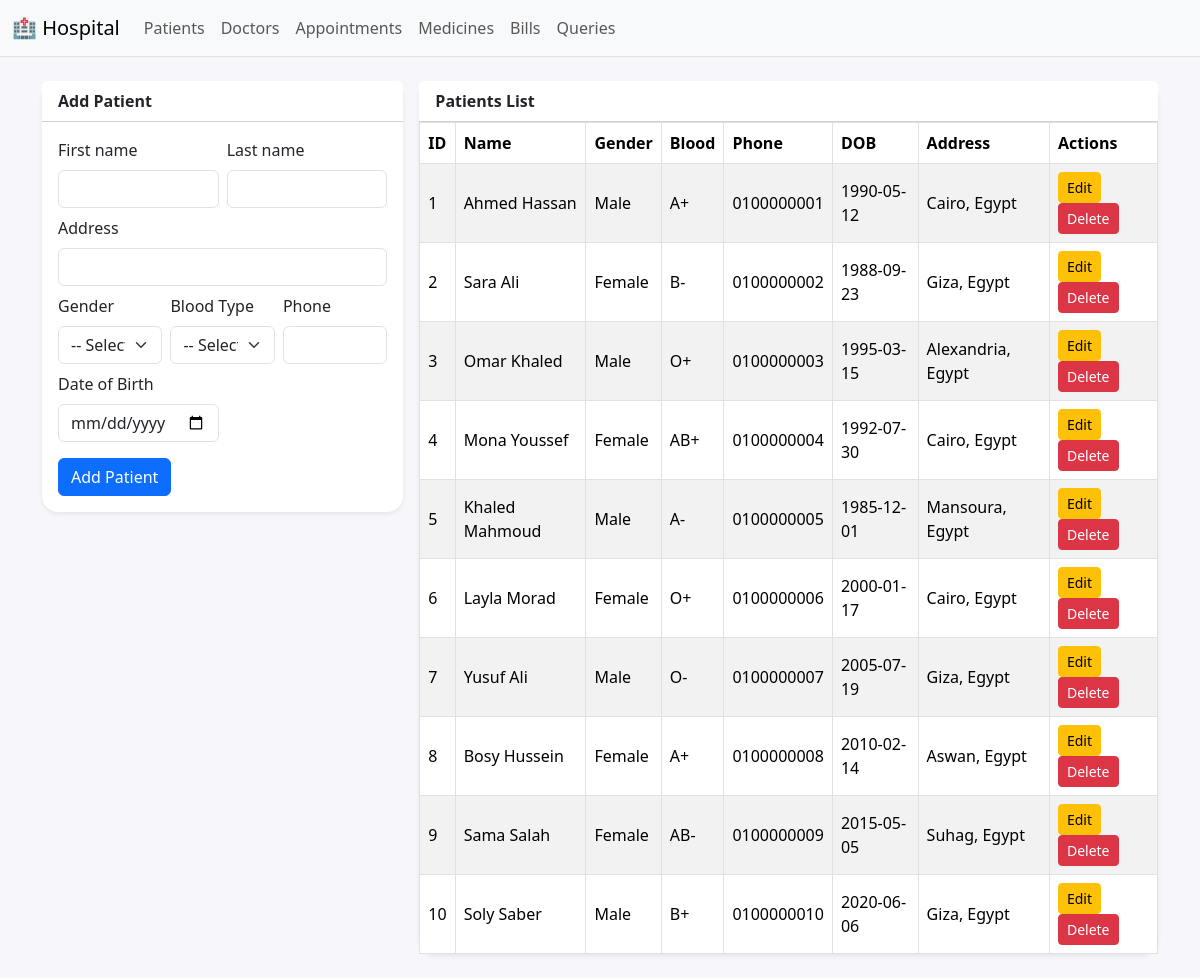
/patients.php, run on the app's committed database.
### tables this page shows
CREATE TABLE Patient (
    patient_id INT PRIMARY KEY AUTO_INCREMENT,
    first_name VARCHAR(20) NOT NULL,
    last_name VARCHAR(20) NOT NULL,
    address VARCHAR(50),
    gender ENUM('Male', 'Female') NOT NULL,
    type_of_blood ENUM('A+', 'A-', 'B+', 'B-', 'O+', 'O-', 'AB+', 'AB-'),
    phone VARCHAR(15) UNIQUE,
    DOB DATE 
);

### helpers.php (called while the page is built, shortened)
<?php
function h($str) { return htmlspecialchars($str ?? '', ENT_QUOTES, 'UTF-8'); }
?>

### patients.php (the view, shortened to what this page needs)
<?php include 'header.php'; ?>
<?php
$editing = null;
$patients = $mysqli->query("SELECT * FROM Patient ORDER BY patient_id ASC");
?>
<div class="row g-3">
  <div class="col-lg-4 col-md-5 col-12">
    <div class="card shadow-sm">
      <div class="card-header bg-white"><strong><?php echo $editing?'Edit Patient':'Add Patient'; ?></strong></div>
      <div class="card-body">
        <form method="post">
          <div class="row g-2">
            <div class="col-md-6">
              <label class="form-label">First name</label>
              <input required name="first_name" class="form-control" value="<?php echo h($editing['first_name'] ?? ''); ?>">
            </div>
            <div class="col-md-6">
              <label class="form-label">Last name</label>
              <input required name="last_name" class="form-control" value="<?php echo h($editing['last_name'] ?? ''); ?>">
            </div>
            <div class="col-12">
              <label class="form-label">Address</label>
              <input name="address" class="form-control" value="<?php echo h($editing['address'] ?? ''); ?>">
            </div>
            <div class="col-md-4">
              <label class="form-label">Gender</label>
              <select name="gender" class="form-select">
                <option value="">-- Select --</option>
              </select>
            </div>
            <div class="col-md-4">
              <label class="form-label">Blood Type</label>
              <select name="type_of_blood" class="form-select">
                <option value="">-- Select --</option>
              </select>
            </div>
            <div class="col-md-4">
              <label class="form-label">Phone</label>
              <input name="phone" class="form-control" value="<?php echo h($editing['phone'] ?? ''); ?>">
            </div>
            <div class="col-md-6">
              <label class="form-label">Date of Birth</label>
              <input type="date" name="DOB" class="form-control" value="<?php echo h($editing['DOB'] ?? ''); ?>">
            </div>
            <div class="col-12 mt-3">
              <button class="btn btn-primary" type="submit">
                <?php echo $editing?'Update':'Add'; ?> Patient
              </button>
            </div>
          </div>
        </form>
      </div>
    </div>
  </div>
  <div class="col-lg-8 col-md-7 col-12">
    <div class="card shadow-sm">
      <div class="card-header bg-white"><strong>Patients List</strong></div>
      <div class="card-body p-0">
        <table class="table table-bordered table-striped align-middle mb-0">
          <thead>
            <tr>
              <th>ID</th>
              <th>Name</th>
              <th>Gender</th>
              <th>Blood</th>
              <th>Phone</th>
              <th>DOB</th>
              <th>Address</th>
              <th>Actions</th>
            </tr>
          </thead>
          <tbody>
          <?php while($row = $patients->fetch_assoc()): ?>
            <tr>
              <td><?php echo (int)$row['patient_id']; ?></td>
              <td><?php echo h($row['first_name'].' '.$row['last_name']); ?></td>
              <td><?php echo h($row['gender']); ?></td>
              <td><?php echo h($row['type_of_blood']); ?></td>
              <td><?php echo h($row['phone']); ?></td>
              <td><?php echo h($row['DOB']); ?></td>
              <td><?php echo h($row['address']); ?></td>
              <td>
                <a href="?edit=<?php echo $row['patient_id']; ?>" class="btn btn-sm btn-warning">Edit</a>
                <form method="post" style="display:inline-block" onsubmit="return confirm('Delete this patient?')">
                  <button type="submit" class="btn btn-sm btn-danger">Delete</button>
                </form>
              </td>
            </tr>
          <?php endwhile; ?>
          </tbody>
        </table>
      </div>
    </div>
  </div>
</div>
<?php include 'footer.php'; ?>

### header.php (style rules this page uses)
body { background:#f7f7fb }
.card { border:none;border-radius:1rem }
.table thead th { white-space:nowrap }

### data on the page
patient: patient_id "1", first_name+last_name "Ahmed Hassan", gender "Male", type_of_blood "A+", phone "0100000001", DOB "1990-05-12", address "Cairo, Egypt"
patient: patient_id "2", first_name+last_name "Sara Ali", gender "Female", type_of_blood "B-", phone "0100000002", DOB "1988-09-23", address "Giza, Egypt"
patient: patient_id "3", first_name+last_name "Omar Khaled", gender "Male", type_of_blood "O+", phone "0100000003", DOB "1995-03-15", address "Alexandria, Egypt"
patient: patient_id "4", first_name+last_name "Mona Youssef", gender "Female", type_of_blood "AB+", phone "0100000004", DOB "1992-07-30", address "Cairo, Egypt"
patient: patient_id "5", first_name+last_name "Khaled Mahmoud", gender "Male", type_of_blood "A-", phone "0100000005", DOB "1985-12-01", address "Mansoura, Egypt"
patient: patient_id "6", first_name+last_name "Layla Morad", gender "Female", type_of_blood "O+", phone "0100000006", DOB "2000-01-17", address "Cairo, Egypt"
patient: patient_id "7", first_name+last_name "Yusuf Ali", gender "Male", type_of_blood "O-", phone "0100000007", DOB "2005-07-19", address "Giza, Egypt"
patient: patient_id "8", first_name+last_name "Bosy Hussein", gender "Female", type_of_blood "A+", phone "0100000008", DOB "2010-02-14", address "Aswan, Egypt"
patient: patient_id "9", first_name+last_name "Sama Salah", gender "Female", type_of_blood "AB-", phone "0100000009", DOB "2015-05-05", address "Suhag, Egypt"
patient: patient_id "10", first_name+last_name "Soly Saber", gender "Male", type_of_blood "B+", phone "0100000010", DOB "2020-06-06", address "Giza, Egypt"
